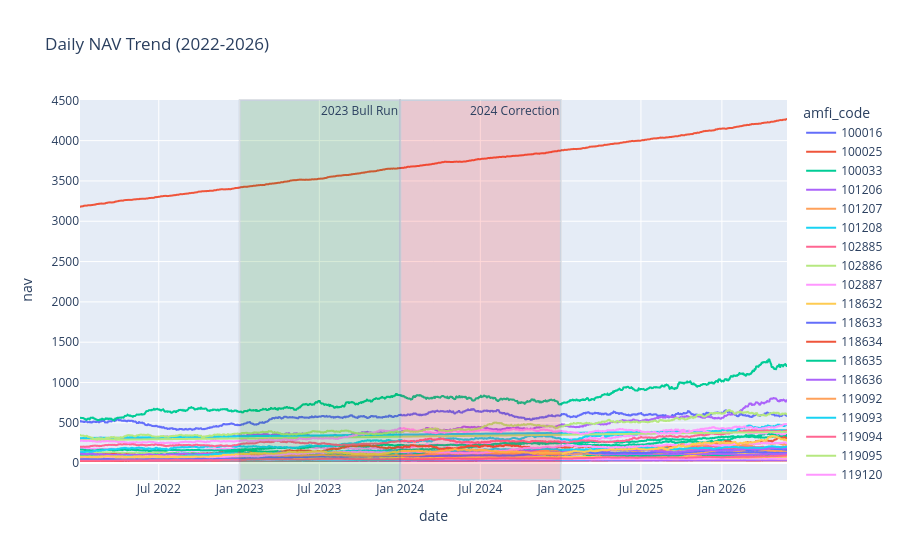

Write notebook code for a chart like this one.
### Code cell
nav["date"] = pd.to_datetime(nav["date"])
aum["date"] = pd.to_datetime(aum["date"])
folio["month"] = pd.to_datetime(folio["month"])
sip["month"] = pd.to_datetime(sip["month"])
category["month"] = pd.to_datetime(category["month"])
investor["transaction_date"] = pd.to_datetime(investor["transaction_date"])

fig = px.line(
    nav,
    x="date",
    y="nav",
    color='amfi_code',
    title="Daily NAV Trend (2022-2026)"
)

fig.add_vrect(
    x0="2023-01-01",
    x1="2023-12-31",
    fillcolor="green",
    opacity=0.15,
    annotation_text="2023 Bull Run"
)

fig.add_vrect(
    x0="2024-01-01",
    x1="2024-12-31",
    fillcolor="red",
    opacity=0.15,
    annotation_text="2024 Correction"
)

fig.show()

### Figure 1 — Plotly figure (JSON) as saved in the notebook; plotly's stock layout.template omitted (floating-point values rounded to 4 significant figures; data arrays with more than 128 entries replaced by an {"elided": "..."} marker saying what was removed)
{"data": [{"hovertemplate": "amfi_code=100016<br>date=%{x}<br>nav=%{y}<extra></extra>", "legendgroup": "100016", "line": {"color": "#636efa", "dash": "solid"}, "marker": {"symbol": "circle"}, "mode": "lines", "name": "100016", "showlegend": true, "type": "scattergl", "x": {"elided": "1608 str values"}, "xaxis": "x", "y": {"elided": "1608 float values"}, "yaxis": "y"}, {"hovertemplate": "amfi_code=100025<br>date=%{x}<br>nav=%{y}<extra></extra>", "legendgroup": "100025", "line": {"color": "#EF553B", "dash": "solid"}, "marker": {"symbol": "circle"}, "mode": "lines", "name": "100025", "showlegend": true, "type": "scattergl", "x": {"elided": "1608 str values"}, "xaxis": "x", "y": {"elided": "1608 float values"}, "yaxis": "y"}, {"hovertemplate": "amfi_code=100033<br>date=%{x}<br>nav=%{y}<extra></extra>", "legendgroup": "100033", "line": {"color": "#00cc96", "dash": "solid"}, "marker": {"symbol": "circle"}, "mode": "lines", "name": "100033", "showlegend": true, "type": "scattergl", "x": {"elided": "1608 str values"}, "xaxis": "x", "y": {"elided": "1608 float values"}, "yaxis": "y"}, {"hovertemplate": "amfi_code=101206<br>date=%{x}<br>nav=%{y}<extra></extra>", "legendgroup": "101206", "line": {"color": "#ab63fa", "dash": "solid"}, "marker": {"symbol": "circle"}, "mode": "lines", "name": "101206", "showlegend": true, "type": "scattergl", "x": {"elided": "1608 str values"}, "xaxis": "x", "y": {"elided": "1608 float values"}, "yaxis": "y"}, {"hovertemplate": "amfi_code=101207<br>date=%{x}<br>nav=%{y}<extra></extra>", "legendgroup": "101207", "line": {"color": "#FFA15A", "dash": "solid"}, "marker": {"symbol": "circle"}, "mode": "lines", "name": "101207", "showlegend": true, "type": "scattergl", "x": {"elided": "1608 str values"}, "xaxis": "x", "y": {"elided": "1608 float values"}, "yaxis": "y"}, {"hovertemplate": "amfi_code=101208<br>date=%{x}<br>nav=%{y}<extra></extra>", "legendgroup": "101208", "line": {"color": "#19d3f3", "dash": "solid"}, "marker": {"symbol": "circle"}, "mode": "lines", "name": "101208", "showlegend": true, "type": "scattergl", "x": {"elided": "1608 str values"}, "xaxis": "x", "y": {"elided": "1608 float values"}, "yaxis": "y"}, {"hovertemplate": "amfi_code=102885<br>date=%{x}<br>nav=%{y}<extra></extra>", "legendgroup": "102885", "line": {"color": "#FF6692", "dash": "solid"}, "marker": {"symbol": "circle"}, "mode": "lines", "name": "102885", "showlegend": true, "type": "scattergl", "x": {"elided": "1608 str values"}, "xaxis": "x", "y": {"elided": "1608 float values"}, "yaxis": "y"}, {"hovertemplate": "amfi_code=102886<br>date=%{x}<br>nav=%{y}<extra></extra>", "legendgroup": "102886", "line": {"color": "#B6E880", "dash": "solid"}, "marker": {"symbol": "circle"}, "mode": "lines", "name": "102886", "showlegend": true, "type": "scattergl", "x": {"elided": "1608 str values"}, "xaxis": "x", "y": {"elided": "1608 float values"}, "yaxis": "y"}, {"hovertemplate": "amfi_code=102887<br>date=%{x}<br>nav=%{y}<extra></extra>", "legendgroup": "102887", "line": {"color": "#FF97FF", "dash": "solid"}, "marker": {"symbol": "circle"}, "mode": "lines", "name": "102887", "showlegend": true, "type": "scattergl", "x": {"elided": "1608 str values"}, "xaxis": "x", "y": {"elided": "1608 float values"}, "yaxis": "y"}, {"hovertemplate": "amfi_code=118632<br>date=%{x}<br>nav=%{y}<extra></extra>", "legendgroup": "118632", "line": {"color": "#FECB52", "dash": "solid"}, "marker": {"symbol": "circle"}, "mode": "lines", "name": "118632", "showlegend": true, "type": "scattergl", "x": {"elided": "1608 str values"}, "xaxis": "x", "y": {"elided": "1608 float values"}, "yaxis": "y"}, {"hovertemplate": "amfi_code=118633<br>date=%{x}<br>nav=%{y}<extra></extra>", "legendgroup": "118633", "line": {"color": "#636efa", "dash": "solid"}, "marker": {"symbol": "circle"}, "mode": "lines", "name": "118633", "showlegend": true, "type": "scattergl", "x": {"elided": "1608 str values"}, "xaxis": "x", "y": {"elided": "1608 float values"}, "yaxis": "y"}, {"hovertemplate": "amfi_code=118634<br>date=%{x}<br>nav=%{y}<extra></extra>", "legendgroup": "118634", "line": {"color": "#EF553B", "dash": "solid"}, "marker": {"symbol": "circle"}, "mode": "lines", "name": "118634", "showlegend": true, "type": "scattergl", "x": {"elided": "1608 str values"}, "xaxis": "x", "y": {"elided": "1608 float values"}, "yaxis": "y"}, {"hovertemplate": "amfi_code=118635<br>date=%{x}<br>nav=%{y}<extra></extra>", "legendgroup": "118635", "line": {"color": "#00cc96", "dash": "solid"}, "marker": {"symbol": "circle"}, "mode": "lines", "name": "118635", "showlegend": true, "type": "scattergl", "x": {"elided": "1608 str values"}, "xaxis": "x", "y": {"elided": "1608 float values"}, "yaxis": "y"}, {"hovertemplate": "amfi_code=118636<br>date=%{x}<br>nav=%{y}<extra></extra>", "legendgroup": "118636", "line": {"color": "#ab63fa", "dash": "solid"}, "marker": {"symbol": "circle"}, "mode": "lines", "name": "118636", "showlegend": true, "type": "scattergl", "x": {"elided": "1608 str values"}, "xaxis": "x", "y": {"elided": "1608 float values"}, "yaxis": "y"}, {"hovertemplate": "amfi_code=119092<br>date=%{x}<br>nav=%{y}<extra></extra>", "legendgroup": "119092", "line": {"color": "#FFA15A", "dash": "solid"}, "marker": {"symbol": "circle"}, "mode": "lines", "name": "119092", "showlegend": true, "type": "scattergl", "x": {"elided": "1608 str values"}, "xaxis": "x", "y": {"elided": "1608 float values"}, "yaxis": "y"}, {"hovertemplate": "amfi_code=119093<br>date=%{x}<br>nav=%{y}<extra></extra>", "legendgroup": "119093", "line": {"color": "#19d3f3", "dash": "solid"}, "marker": {"symbol": "circle"}, "mode": "lines", "name": "119093", "showlegend": true, "type": "scattergl", "x": {"elided": "1608 str values"}, "xaxis": "x", "y": {"elided": "1608 float values"}, "yaxis": "y"}, {"hovertemplate": "amfi_code=119094<br>date=%{x}<br>nav=%{y}<extra></extra>", "legendgroup": "119094", "line": {"color": "#FF6692", "dash": "solid"}, "marker": {"symbol": "circle"}, "mode": "lines", "name": "119094", "showlegend": true, "type": "scattergl", "x": {"elided": "1608 str values"}, "xaxis": "x", "y": {"elided": "1608 float values"}, "yaxis": "y"}, {"hovertemplate": "amfi_code=119095<br>date=%{x}<br>nav=%{y}<extra></extra>", "legendgroup": "119095", "line": {"color": "#B6E880", "dash": "solid"}, "marker": {"symbol": "circle"}, "mode": "lines", "name": "119095", "showlegend": true, "type": "scattergl", "x": {"elided": "1608 str values"}, "xaxis": "x", "y": {"elided": "1608 float values"}, "yaxis": "y"}, {"hovertemplate": "amfi_code=119120<br>date=%{x}<br>nav=%{y}<extra></extra>", "legendgroup": "119120", "line": {"color": "#FF97FF", "dash": "solid"}, "marker": {"symbol": "circle"}, "mode": "lines", "name": "119120", "showlegend": true, "type": "scattergl", "x": {"elided": "1608 str values"}, "xaxis": "x", "y": {"elided": "1608 float values"}, "yaxis": "y"}, {"hovertemplate": "amfi_code=119551<br>date=%{x}<br>nav=%{y}<extra></extra>", "legendgroup": "119551", "line": {"color": "#FECB52", "dash": "solid"}, "marker": {"symbol": "circle"}, "mode": "lines", "name": "119551", "showlegend": true, "type": "scattergl", "x": {"elided": "1608 str values"}, "xaxis": "x", "y": {"elided": "1608 float values"}, "yaxis": "y"}, {"hovertemplate": "amfi_code=119552<br>date=%{x}<br>nav=%{y}<extra></extra>", "legendgroup": "119552", "line": {"color": "#636efa", "dash": "solid"}, "marker": {"symbol": "circle"}, "mode": "lines", "name": "119552", "showlegend": true, "type": "scattergl", "x": {"elided": "1608 str values"}, "xaxis": "x", "y": {"elided": "1608 float values"}, "yaxis": "y"}, {"hovertemplate": "amfi_code=119598<br>date=%{x}<br>nav=%{y}<extra></extra>", "legendgroup": "119598", "line": {"color": "#EF553B", "dash": "solid"}, "marker": {"symbol": "circle"}, "mode": "lines", "name": "119598", "showlegend": true, "type": "scattergl", "x": {"elided": "1608 str values"}, "xaxis": "x", "y": {"elided": "1608 float values"}, "yaxis": "y"}, {"hovertemplate": "amfi_code=119599<br>date=%{x}<br>nav=%{y}<extra></extra>", "legendgroup": "119599", "line": {"color": "#00cc96", "dash": "solid"}, "marker": {"symbol": "circle"}, "mode": "lines", "name": "119599", "showlegend": true, "type": "scattergl", "x": {"elided": "1608 str values"}, "xaxis": "x", "y": {"elided": "1608 float values"}, "yaxis": "y"}, {"hovertemplate": "amfi_code=120503<br>date=%{x}<br>nav=%{y}<extra></extra>", "legendgroup": "120503", "line": {"color": "#ab63fa", "dash": "solid"}, "marker": {"symbol": "circle"}, "mode": "lines", "name": "120503", "showlegend": true, "type": "scattergl", "x": {"elided": "1608 str values"}, "xaxis": "x", "y": {"elided": "1608 float values"}, "yaxis": "y"}, {"hovertemplate": "amfi_code=120504<br>date=%{x}<br>nav=%{y}<extra></extra>", "legendgroup": "120504", "line": {"color": "#FFA15A", "dash": "solid"}, "marker": {"symbol": "circle"}, "mode": "lines", "name": "120504", "showlegend": true, "type": "scattergl", "x": {"elided": "1608 str values"}, "xaxis": "x", "y": {"elided": "1608 float values"}, "yaxis": "y"}, {"hovertemplate": "amfi_code=120505<br>date=%{x}<br>nav=%{y}<extra></extra>", "legendgroup": "120505", "line": {"color": "#19d3f3", "dash": "solid"}, "marker": {"symbol": "circle"}, "mode": "lines", "name": "120505", "showlegend": true, "type": "scattergl", "x": {"elided": "1608 str values"}, "xaxis": "x", "y": {"elided": "1608 float values"}, "yaxis": "y"}, {"hovertemplate": "amfi_code=120506<br>date=%{x}<br>nav=%{y}<extra></extra>", "legendgroup": "120506", "line": {"color": "#FF6692", "dash": "solid"}, "marker": {"symbol": "circle"}, "mode": "lines", "name": "120506", "showlegend": true, "type": "scattergl", "x": {"elided": "1608 str values"}, "xaxis": "x", "y": {"elided": "1608 float values"}, "yaxis": "y"}, {"hovertemplate": "amfi_code=120507<br>date=%{x}<br>nav=%{y}<extra></extra>", "legendgroup": "120507", "line": {"color": "#B6E880", "dash": "solid"}, "marker": {"symbol": "circle"}, "mode": "lines", "name": "120507", "showlegend": true, "type": "scattergl", "x": {"elided": "1608 str values"}, "xaxis": "x", "y": {"elided": "1608 float values"}, "yaxis": "y"}, {"hovertemplate": "amfi_code=120841<br>date=%{x}<br>nav=%{y}<extra></extra>", "legendgroup": "120841", "line": {"color": "#FF97FF", "dash": "solid"}, "marker": {"symbol": "circle"}, "mode": "lines", "name": "120841", "showlegend": true, "type": "scattergl", "x": {"elided": "1608 str values"}, "xaxis": "x", "y": {"elided": "1608 float values"}, "yaxis": "y"}, {"hovertemplate": "amfi_code=120842<br>date=%{x}<br>nav=%{y}<extra></extra>", "legendgroup": "120842", "line": {"color": "#FECB52", "dash": "solid"}, "marker": {"symbol": "circle"}, "mode": "lines", "name": "120842", "showlegend": true, "type": "scattergl", "x": {"elided": "1608 str values"}, "xaxis": "x", "y": {"elided": "1608 float values"}, "yaxis": "y"}, {"hovertemplate": "amfi_code=120843<br>date=%{x}<br>nav=%{y}<extra></extra>", "legendgroup": "120843", "line": {"color": "#636efa", "dash": "solid"}, "marker": {"symbol": "circle"}, "mode": "lines", "name": "120843", "showlegend": true, "type": "scattergl", "x": {"elided": "1608 str values"}, "xaxis": "x", "y": {"elided": "1608 float values"}, "yaxis": "y"}, {"hovertemplate": "amfi_code=120844<br>date=%{x}<br>nav=%{y}<extra></extra>", "legendgroup": "120844", "line": {"color": "#EF553B", "dash": "solid"}, "marker": {"symbol": "circle"}, "mode": "lines", "name": "120844", "showlegend": true, "type": "scattergl", "x": {"elided": "1608 str values"}, "xaxis": "x", "y": {"elided": "1608 float values"}, "yaxis": "y"}, {"hovertemplate": "amfi_code=125497<br>date=%{x}<br>nav=%{y}<extra></extra>", "legendgroup": "125497", "line": {"color": "#00cc96", "dash": "solid"}, "marker": {"symbol": "circle"}, "mode": "lines", "name": "125497", "showlegend": true, "type": "scattergl", "x": {"elided": "1608 str values"}, "xaxis": "x", "y": {"elided": "1608 float values"}, "yaxis": "y"}, {"hovertemplate": "amfi_code=125498<br>date=%{x}<br>nav=%{y}<extra></extra>", "legendgroup": "125498", "line": {"color": "#ab63fa", "dash": "solid"}, "marker": {"symbol": "circle"}, "mode": "lines", "name": "125498", "showlegend": true, "type": "scattergl", "x": {"elided": "1608 str values"}, "xaxis": "x", "y": {"elided": "1608 float values"}, "yaxis": "y"}, {"hovertemplate": "amfi_code=148567<br>date=%{x}<br>nav=%{y}<extra></extra>", "legendgroup": "148567", "line": {"color": "#FFA15A", "dash": "solid"}, "marker": {"symbol": "circle"}, "mode": "lines", "name": "148567", "showlegend": true, "type": "scattergl", "x": {"elided": "1608 str values"}, "xaxis": "x", "y": {"elided": "1608 float values"}, "yaxis": "y"}, {"hovertemplate": "amfi_code=148568<br>date=%{x}<br>nav=%{y}<extra></extra>", "legendgroup": "148568", "line": {"color": "#19d3f3", "dash": "solid"}, "marker": {"symbol": "circle"}, "mode": "lines", "name": "148568", "showlegend": true, "type": "scattergl", "x": {"elided": "1608 str values"}, "xaxis": "x", "y": {"elided": "1608 float values"}, "yaxis": "y"}, {"hovertemplate": "amfi_code=148569<br>date=%{x}<br>nav=%{y}<extra></extra>", "legendgroup": "148569", "line": {"color": "#FF6692", "dash": "solid"}, "marker": {"symbol": "circle"}, "mode": "lines", "name": "148569", "showlegend": true, "type": "scattergl", "x": {"elided": "1608 str values"}, "xaxis": "x", "y": {"elided": "1608 float values"}, "yaxis": "y"}, {"hovertemplate": "amfi_code=149322<br>date=%{x}<br>nav=%{y}<extra></extra>", "legendgroup": "149322", "line": {"color": "#B6E880", "dash": "solid"}, "marker": {"symbol": "circle"}, "mode": "lines", "name": "149322", "showlegend": true, "type": "scattergl", "x": {"elided": "1608 str values"}, "xaxis": "x", "y": {"elided": "1608 float values"}, "yaxis": "y"}, {"hovertemplate": "amfi_code=149323<br>date=%{x}<br>nav=%{y}<extra></extra>", "legendgroup": "149323", "line": {"color": "#FF97FF", "dash": "solid"}, "marker": {"symbol": "circle"}, "mode": "lines", "name": "149323", "showlegend": true, "type": "scattergl", "x": {"elided": "1608 str values"}, "xaxis": "x", "y": {"elided": "1608 float values"}, "yaxis": "y"}, {"hovertemplate": "amfi_code=149324<br>date=%{x}<br>nav=%{y}<extra></extra>", "legendgroup": "149324", "line": {"color": "#FECB52", "dash": "solid"}, "marker": {"symbol": "circle"}, "mode": "lines", "name": "149324", "showlegend": true, "type": "scattergl", "x": {"elided": "1608 str values"}, "xaxis": "x", "y": {"elided": "1608 float values"}, "yaxis": "y"}], "layout": {"annotations": [{"showarrow": false, "text": "2023 Bull Run", "x": "2023-12-31", "xanchor": "right", "xref": "x", "y": 1, "yanchor": "top", "yref": "y domain"}, {"showarrow": false, "text": "2024 Correction", "x": "2024-12-31", "xanchor": "right", "xref": "x", "y": 1, "yanchor": "top", "yref": "y domain"}], "legend": {"title": {"text": "amfi_code"}, "tracegroupgap": 0}, "shapes": [{"fillcolor": "green", "opacity": 0.15, "type": "rect", "x0": "2023-01-01", "x1": "2023-12-31", "xref": "x", "y0": 0, "y1": 1, "yref": "y domain"}, {"fillcolor": "red", "opacity": 0.15, "type": "rect", "x0": "2024-01-01", "x1": "2024-12-31", "xref": "x", "y0": 0, "y1": 1, "yref": "y domain"}], "title": {"text": "Daily NAV Trend (2022-2026)"}, "xaxis": {"anchor": "y", "domain": [0, 1], "title": {"text": "date"}}, "yaxis": {"anchor": "x", "domain": [0, 1], "title": {"text": "nav"}}}}
